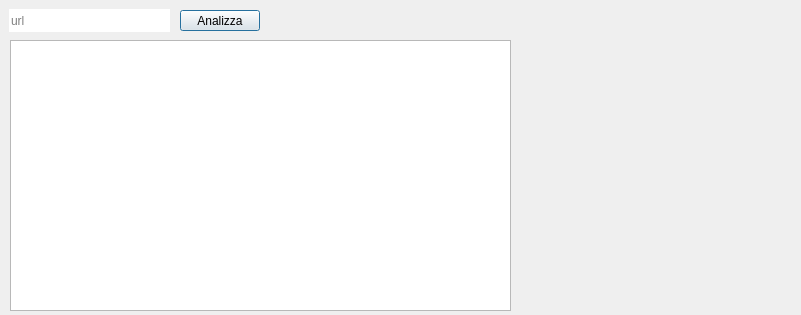
<?xml version="1.0" encoding="UTF-8"?>
<ui version="4.0">
 <class>progettoQt</class>
 <widget class="QWidget" name="progettoQt">
  <property name="geometry">
   <rect>
    <x>0</x>
    <y>0</y>
    <width>801</width>
    <height>315</height>
   </rect>
  </property>
  <property name="windowTitle">
   <string>ProgettoQt</string>
  </property>
  <widget class="QLineEdit" name="urlBox">
   <property name="enabled">
    <bool>true</bool>
   </property>
   <property name="geometry">
    <rect>
     <x>9</x>
     <y>9</y>
     <width>161</width>
     <height>23</height>
    </rect>
   </property>
   <property name="sizePolicy">
    <sizepolicy hsizetype="Preferred" vsizetype="Preferred">
     <horstretch>255</horstretch>
     <verstretch>0</verstretch>
    </sizepolicy>
   </property>
   <property name="sizeIncrement">
    <size>
     <width>15</width>
     <height>0</height>
    </size>
   </property>
   <property name="text">
    <string/>
   </property>
   <property name="frame">
    <bool>false</bool>
   </property>
   <property name="readOnly">
    <bool>false</bool>
   </property>
   <property name="placeholderText">
    <string>url</string>
   </property>
  </widget>
  <widget class="QPushButton" name="analyzeButton">
   <property name="geometry">
    <rect>
     <x>180</x>
     <y>10</y>
     <width>80</width>
     <height>21</height>
    </rect>
   </property>
   <property name="sizePolicy">
    <sizepolicy hsizetype="Fixed" vsizetype="Fixed">
     <horstretch>0</horstretch>
     <verstretch>0</verstretch>
    </sizepolicy>
   </property>
   <property name="text">
    <string>Analizza</string>
   </property>
   <property name="autoDefault">
    <bool>true</bool>
   </property>
   <property name="default">
    <bool>true</bool>
   </property>
  </widget>
  <widget class="QLabel" name="wordLabel">
   <property name="geometry">
    <rect>
     <x>550</x>
     <y>40</y>
     <width>181</width>
     <height>21</height>
    </rect>
   </property>
   <property name="frameShape">
    <enum>QFrame::NoFrame</enum>
   </property>
   <property name="frameShadow">
    <enum>QFrame::Raised</enum>
   </property>
   <property name="lineWidth">
    <number>0</number>
   </property>
   <property name="text">
    <string/>
   </property>
  </widget>
  <widget class="QTextBrowser" name="textBrowser">
   <property name="geometry">
    <rect>
     <x>10</x>
     <y>40</y>
     <width>501</width>
     <height>271</height>
    </rect>
   </property>
  </widget>
  <widget class="QLabel" name="charLabel">
   <property name="geometry">
    <rect>
     <x>550</x>
     <y>70</y>
     <width>181</width>
     <height>21</height>
    </rect>
   </property>
   <property name="text">
    <string/>
   </property>
  </widget>
  <widget class="QLabel" name="noSpaceLabel">
   <property name="geometry">
    <rect>
     <x>550</x>
     <y>100</y>
     <width>181</width>
     <height>21</height>
    </rect>
   </property>
   <property name="text">
    <string/>
   </property>
  </widget>
  <widget class="QLabel" name="phraseLabel">
   <property name="geometry">
    <rect>
     <x>550</x>
     <y>130</y>
     <width>181</width>
     <height>21</height>
    </rect>
   </property>
   <property name="text">
    <string/>
   </property>
  </widget>
  <widget class="QLabel" name="paraLabel">
   <property name="geometry">
    <rect>
     <x>550</x>
     <y>160</y>
     <width>181</width>
     <height>21</height>
    </rect>
   </property>
   <property name="text">
    <string/>
   </property>
  </widget>
 </widget>
 <resources/>
 <connections/>
</ui>
